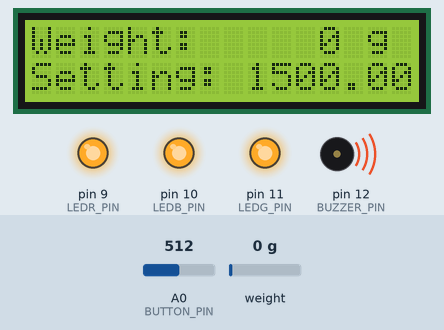
A sketch run on a simulated Arduino Uno, built with avr-gcc and run on an emulated ATmega328P. Shown: 16×2 character LCD, output pins drawn as LEDs (lit = HIGH), buzzer (waves = sounding, pin HIGH). The inputs (shaded band) are chosen by the test bench; at power-on: A0 (BUTTON_PIN) = 512, weight on the scale 0 g.

Above: at 4.2 s.
4.3 s: A0 (BUTTON_PIN) set to 307
At 5.5 s:
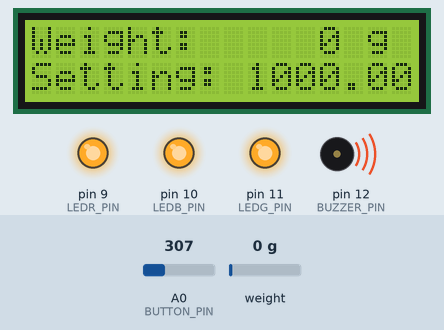
6.1 s: A0 (BUTTON_PIN) set to 283
At 6.7 s:
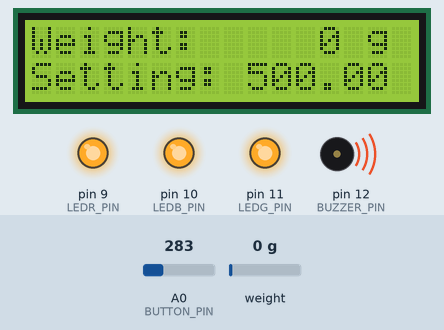
7.7 s: weight on the scale set to 1059 g
At 9.0 s:
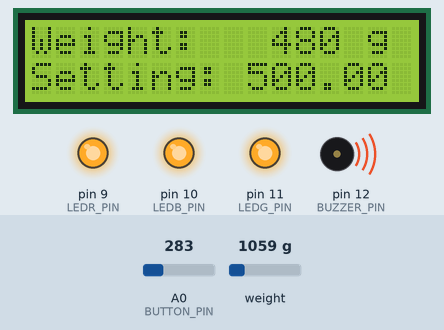
9.3 s: weight on the scale set to 1180 g
At 10.0 s:
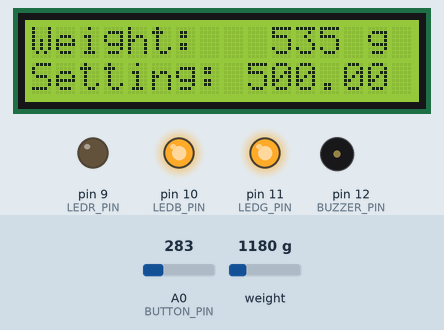
10.9 s: weight on the scale set to 100 g
At 12.2 s:
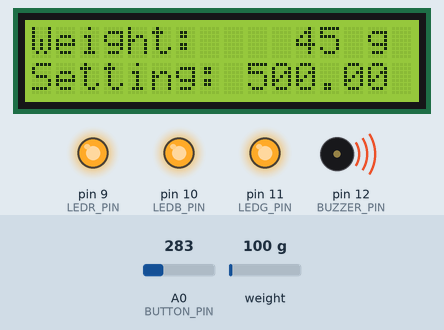
12.5 s: A0 (BUTTON_PIN) set to 306
At 13.4 s:
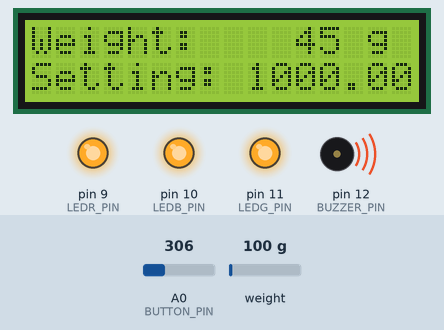
Timing chart, 0 to 15.1 s (numbered marks = the images above; inputs shaded):
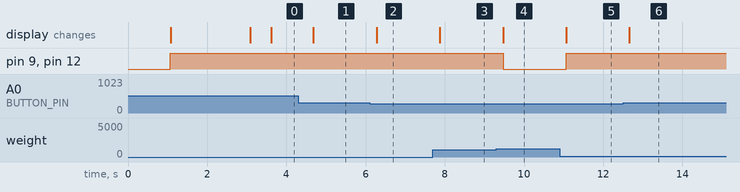

Measured:
- the behaviour switches between 300 and 299 on A0 (BUTTON_PIN) (found by bisection; images 1 and 2)
- the behaviour switches between 1102 and 1103 g on weight on the scale (found by bisection; images 3 and 4)
- after the input at 4.3 s, the display: changes after 0.38 s (image 1)
- after the input at 6.1 s, the display: changes after 0.18 s (image 2)
- after the input at 7.7 s, the display: changes after 0.17 s (image 3)
- after the input at 9.3 s, pin 9 (LEDR_PIN), pin 12 (BUZZER_PIN): HIGH → LOW after 0.17 s; the display: changes after 0.17 s (image 4)
- after the input at 10.9 s, pin 9 (LEDR_PIN), pin 12 (BUZZER_PIN): LOW → HIGH after 0.17 s; the display: changes after 0.17 s (image 5)
- after the input at 12.5 s, the display: changes after 0.16 s (image 6)

The sketch:

LoadCellLCD.ino
```cpp
#include <HX711.h>
#include <Wire.h>
#include <LiquidCrystal_I2C.h>

#define LOADCELL_DOUT_PIN  3
#define LOADCELL_SCK_PIN  2
#define LOADCELL_CALIBRATION -191760.0
#define LBS_to_GRAM 453.6

#define BUTTON_PIN  A0

#define LEDR_PIN  9
#define LEDB_PIN  10
#define LEDG_PIN  11

#define BUZZER_PIN  12


HX711 scale(LOADCELL_DOUT_PIN, LOADCELL_SCK_PIN); //DOUT 3, CLK 2

LiquidCrystal_I2C lcd(0x27, 16, 2);

float weight = 0;
float weightThreshold = 500; //기본 기준값

void setup() {
  Serial.begin(9600);

  scale.set_scale(LOADCELL_CALIBRATION);
  scale.tare();

  lcd.init();
  lcd.backlight();

  pinMode(LEDR_PIN, OUTPUT);
  pinMode(LEDB_PIN, OUTPUT);
  pinMode(LEDG_PIN, OUTPUT);
  pinMode(BUZZER_PIN, OUTPUT);

  digitalWrite(LEDR_PIN,HIGH);
  digitalWrite(LEDB_PIN,HIGH);
  digitalWrite(LEDG_PIN,HIGH);
  digitalWrite(BUZZER_PIN,HIGH);

  lcd.print("Initializing...");
  delay(2000);
  lcd.clear();
}

void loop() {

  weight = scale.get_units(5);
  weight = weight * LBS_to_GRAM;
  if(weight < 0) weight=0;
  lcd.setCursor(0, 0);
  lcd.print("Weight: ");
  char s[10];
  sprintf(s,"%5d",(int)weight);
  lcd.print(s);
  lcd.print(" g");


  int ledOn;
  if (analogRead(BUTTON_PIN) >= 500) {
    weightThreshold = 1500;
    ledOn = 11;
  } else if (analogRead(BUTTON_PIN) >= 300) {
    weightThreshold = 1000;
    ledOn = 10;
  } else if(analogRead(BUTTON_PIN) >= 100){
    weightThreshold = 500;
    ledOn = 9;
  }

  lcd.setCursor(0, 1);
  lcd.print("Setting: ");
  lcd.print(weightThreshold);
  lcd.print(" g");

  if (weight >= weightThreshold) {
    digitalWrite(BUZZER_PIN, LOW);
    digitalWrite(ledOn,LOW);
  } else {
    digitalWrite(BUZZER_PIN, HIGH);
    digitalWrite(LEDR_PIN,HIGH);
    digitalWrite(LEDB_PIN,HIGH);
    digitalWrite(LEDG_PIN,HIGH);
  }

}
```
